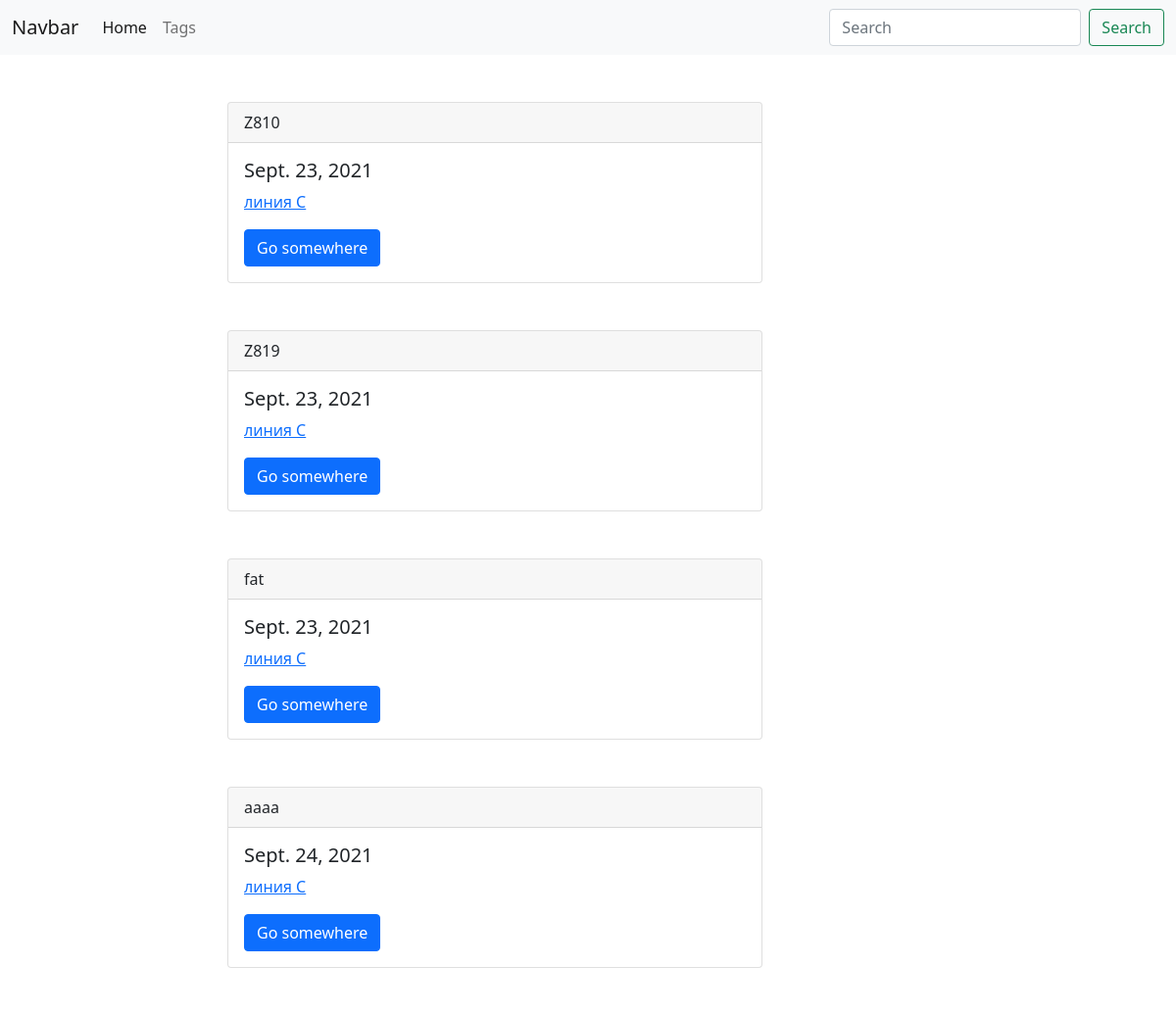
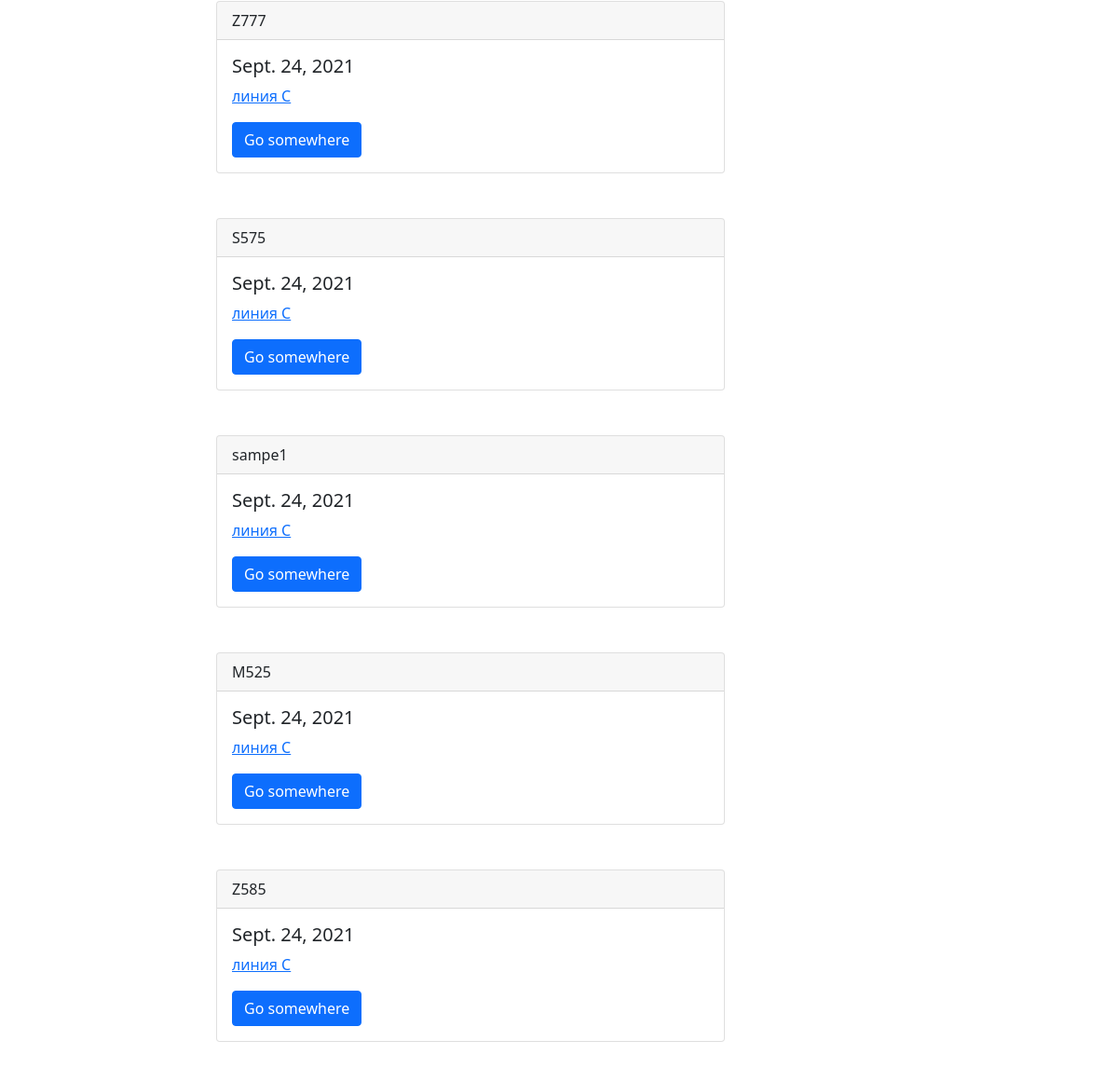
The page /product/line-C/ on the database its author committed (2 pictures, top to bottom).
### main/models.py (models this page shows, shortened)
class Sample(models.Model):
    sample = models.SlugField(unique=True)
    date_pub = models.DateField(auto_now_add=True)
    company = models.ForeignKey('Company', on_delete=models.CASCADE)
    product = models.ForeignKey('Product', on_delete=models.CASCADE)
    material = models.ForeignKey('Material', on_delete=models.CASCADE)
    categorys = models.ManyToManyField('Category', blank=True,related_name='samples')

class Product(models.Model):
    name = models.CharField(max_length=50, unique=True)
    slug = models.SlugField(unique=True)
    def get_absolute_url(self):
        return reverse('product_detail_url', kwargs={'slug': self.slug})

### main/views.py (the view)
# urls.py: path('product/<str:slug>/', product_detail, name='product_detail_url'),
def product_detail(request, slug):
    product = Product.objects.get(slug=slug)
    sample=product.sample_set.all()
    context = {
        'product':product,
        'sample':sample
    }
    return render(request, 'main/product_detail.html', context)

### main/templates/main/product_detail.html
{% extends 'main/base_main.html' %}
{% block content %}
    {% for item in sample %}
    <div class="card mb-5">
        <div class="card-header">
        {{ item.sample }}
        </div>
        <div class="card-body">
        <h5 class="card-title">{{ item.date_pub }}</h5>
        <p class="card-text">
            <a href="{{ product.get_absolute_url }}">{{ product.name }}</a>
        </p>
        <a href="#" class="btn btn-primary">Go somewhere</a>
        </div>
    </div>
    {% endfor %}
{% endblock content %}

### rows shown on the page
Sample: sample "Z810", date_pub "Sept. 23, 2021"
Product: name "линия C"
Sample: sample "Z819", date_pub "Sept. 23, 2021"
Sample: sample "fat", date_pub "Sept. 23, 2021"
Sample: sample "aaaa", date_pub "Sept. 24, 2021"
Sample: sample "Z777", date_pub "Sept. 24, 2021"
Sample: sample "S575", date_pub "Sept. 24, 2021"
Sample: sample "sampe1", date_pub "Sept. 24, 2021"
Sample: sample "M525", date_pub "Sept. 24, 2021"
Sample: sample "Z585", date_pub "Sept. 24, 2021"
